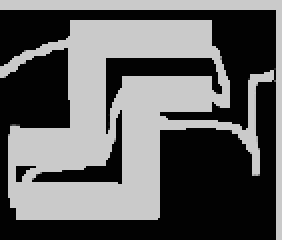
#> input picture scripts/test/trajectory_1.png, 141 x 120 px (shown 2 times larger)
$ python image_rectangle_sweep.py
#> lines starting #> are read from the running program, lines starting #| are printed output that depends on the picture; after the words box and inside, x2 and y2 are one past the last pixel; in counts of white or black regions, pixels touching at a corner belong together
import numpy as np
import cv2

from collections import namedtuple

OBSTACLE_THRESH = 0.08
CLOSENESS_THRESH = 3
MAP_COLOR = 255
DRONE_RADIUS = 4
SAFE_DISTANCE = 3 # Se aplica aos dois lados
PERIOD = 20
NUMBER_OF_STEPS = 20

RECTANGLE_DEBUG = True
SWEEP_DEBUG = False

map = cv2.imread("test/trajectory_1.png")
#> map is the input picture: shape (120, 141, 3); min 2, max 202, mean 96.1
# colors = [  (199, 211, 141),
#             (179, 255, 255),
#             (218, 186, 190),
#             (114, 128, 251),
#             (211, 177, 128),
#             (98, 180, 253),
#             (105, 222, 179),
#             (229, 205, 252),
#             (217, 217, 217),
#             (189, 128, 188),
#             (197, 235, 204),
#             (111, 237, 255) ]

colors = [  (0, 0, 255), (0, 255, 0), (255, 0, 0),
            (0, 255, 255), (255, 0, 255), (255, 255, 0)]

gray_map = cv2.cvtColor(map, cv2.COLOR_BGR2GRAY)
cv2.threshold(gray_map, 100, 255, cv2.THRESH_TOZERO, dst=gray_map)
drawing_sweep = []

Rectangle = namedtuple('Rectangle', 'right left top bottom')

# [7 lines left out: function testSweep, not called in this run]

def testRectangles():
    rectangles = find_rectangles()
    drawRectangles(rectangles)
    cv2.imshow("map", map)
    cv2.imwrite("result.png", map)
    if cv2.waitKey(0) == 27:
        return

def drawRectangles(rectangles):
    global map
    global colors
    for i in range(len(rectangles)):
        color_index = i % len(colors)
        rect = rectangles[i]
        topright = (rect.right, rect.top)
        bottomleft = (rect.left, rect.bottom)
        cv2.rectangle(map, topright, bottomleft, colors[color_index])

# [121 lines left out: functions drawTrajectory, calculate_sweep, calculate_sine_trajectory, calculate_start_goal_direction, find_closest_rectangle_side, calculate_min_distance_and_side and 1 more, not called in this run]

def find_rectangles():
    global map
    global gray_map

    corners = []
    cnts, _ = cv2.findContours(gray_map, cv2.RETR_LIST, cv2.CHAIN_APPROX_SIMPLE)
#> cnts = 4 contours; box (x1, y1, x2, y2) and area: (0, 0, 141, 120) 8446, (52, 28, 112, 68) 740, (15, 54, 62, 93) 472, (7, 82, 19, 92) 55
    for cnt in cnts:
        epsilon = cv2.arcLength(cnt, True)*0.01
        approx = cv2.approxPolyDP(cnt, epsilon, True)
        for point in approx.tolist():
            corners.append(point[0])

            if RECTANGLE_DEBUG:
                cv2.circle(map, tuple(point[0]), 1, (0,0,255), thickness=2)
#> this loop made 4 passes
#> epsilon on passes 1 to 4: 0.353, 1.57, 2.02, 12.27
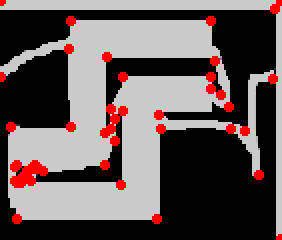
#> map: shape (120, 141, 3) (shown 2 times larger); 4.79% of pixels changed, all inside (x1, y1, x2, y2) = (0, 0, 141, 120)
#> after the loop, corners = 49 pairs, first value 0 to 140, second value 0 to 119

    rectangles = []
    bottom = top = right = left = 0

    for i in corners:
        for j in corners:

            if i[0] <= j[0]:
                right = j[0]
                left = i[0]
            else:
                right = i[0]
                left = j[0]

            if i[1] <= j[1]:
                top = j[1]
                bottom = i[1]
            else:
                top = i[1]
                bottom = j[1]

            value = np.sum( gray_map[bottom:top, left:right] )
            area = (top - bottom) * (right - left)
            if value < MAP_COLOR * OBSTACLE_THRESH * area:
                tr = (right, top)
                bl = (left, bottom)
                rect = Rectangle(right, left, top, bottom)
                rectangles.append(rect)
#> this loop made 49 passes
#> i on passes 1 to 12: [7, 90], [7, 83], [8, 82], [17, 82], [18, 83], [17, 84], [15, 84], [14, 85], [13, 85], [13, 86], [11, 88], [11, 90]
#> after the loop, rectangles = 60 items, first 6: (17, 7, 84, 83), (18, 17, 84, 83), (18, 15, 84, 83), (17, 7, 84, 83), (18, 17, 84, 83), (18, 15, 84, 83)

    if RECTANGLE_DEBUG:
        print("# rectangles detected ", len(rectangles))
#| # rectangles detected  60

    rectangles = merge_rectangles(rectangles)
    rectangles = remove_intersection(rectangles)

    if RECTANGLE_DEBUG:
        print("# rectangles (final): ", len(rectangles))
        drawRectangles(rectangles)

    return rectangles

def merge_rectangles(rectangles):
    new_rectangles = []
    simplified = []

    for i in rectangles:
        if i in simplified:
            continue

        for j in rectangles:
            if j in simplified or i == j:
                continue

            if close(i.right, j.right) and close(i.left, j.left): # Proximos em X
                if close(i.top, j.bottom) or close(i.bottom, j.top):
                    new_rect = Rectangle( i.right, i.left, max(i.top, j.top), min(i.bottom, j.bottom) )
                    new_rectangles.append(new_rect)
                    simplified.append(i)
                    simplified.append(j)
            elif close(i.top, j.top) and close(i.bottom, j.bottom): # Proximos em Y
                if close(i.right, j.left) or close(i.left, j.right):
                    new_rect = Rectangle( max(i.right, j.right), min(i.left, j.left), i.top, i.bottom )
                    new_rectangles.append(new_rect)
                    simplified.append(i)
                    simplified.append(j)
#> this loop made 60 passes
#> i on passes 1 to 12: (17, 7, 84, 83), (18, 17, 84, 83), (18, 15, 84, 83), (17, 7, 84, 83), (18, 17, 84, 83), (18, 15, 84, 83), (15, 14, 85, 84), (15, 13, 85, 84), (15, 14, 85, 84), (15, 13, 85, 84), (11, 10, 91, 88), (11, 8, 91, 88)
#> after the loop, new_rectangles = [(18, 7, 84, 83), (18, 7, 84, 83), (15, 14, 85, 84), (11, 10, 91, 88), (11, 10, 91, 88), (107, 53, 38, 28), (107, 53, 38, 28)]; simplified = [(17, 7, 84, 83), (18, 17, 84, 83), (17, 7, 84, 83), (18, 15, 84, 83), (15, 14, 85, 84), (15, 13, 85, 84), (11, 10, 91, 88), (11, 10, 91, 90), (11, 10, 91, 88), (11, 8, 91, 90), (105, 53, 38, 28), (107, 105, 38, 30), (61, 53, 38, 28), (107, 61, 38, 30)]

    for k in rectangles:
        if k not in new_rectangles and k not in simplified:
            new_rectangles.append(k)
#> this loop made 60 passes
#> after the loop, new_rectangles = 25 items, first 6: (18, 7, 84, 83), (18, 7, 84, 83), (15, 14, 85, 84), (11, 10, 91, 88), (11, 10, 91, 88), (107, 53, 38, 28)

    if len(new_rectangles) == len(rectangles):
        return new_rectangles
    else:
        if RECTANGLE_DEBUG:
            print("# rectangles simplified", len(new_rectangles))
#| # rectangles simplified 25
        return merge_rectangles(new_rectangles)
#> the loop in merge_rectangles (call 2), `for i in rectangles:` made 25 passes
#> i on passes 1 to 12: (18, 7, 84, 83), (18, 7, 84, 83), (15, 14, 85, 84), (11, 10, 91, 88), (11, 10, 91, 88), (107, 53, 38, 28), (107, 53, 38, 28), (11, 8, 91, 88), (61, 60, 92, 55), (60, 52, 92, 82), (60, 57, 92, 70), (55, 53, 54, 28)
#> the loop in merge_rectangles (call 2), `for k in rectangles:` made 25 passes
#| # rectangles simplified 22
#> in find_rectangles, `rectangles = merge_rectangles(rectangles)`: rectangles = 22 items, first 6: (18, 7, 84, 83), (15, 14, 85, 84), (11, 10, 91, 88), (107, 53, 38, 28), (11, 8, 91, 88), (61, 60, 92, 55)

def remove_intersection(rectangles):
    new_rectangles = []
    removed_intersection = []

    for j in rectangles:
        if j in removed_intersection:
            continue

        for i in rectangles:
            if i in removed_intersection or i == j:
                continue

            intersection = intersecting(i, j)

            if intersection != None and intersection != "inside":
                if intersection == "right":
                    new_rect = Rectangle( i.right, j.right, i.top, i.bottom )
                elif intersection == "left":
                    new_rect = Rectangle( j.left, i.left, i.top, i.bottom )
                elif intersection == "top":
                    new_rect = Rectangle( i.right, i.left, i.top, j.top )
                elif intersection == "bottom":
                    new_rect = Rectangle( i.right, i.left, j.bottom, i.bottom )
                new_rectangles.append(new_rect)
                removed_intersection.append(i)

            if intersection == "inside":
                new_rectangles.append(j)
                removed_intersection.append(i)
                removed_intersection.append(j)
#> this loop made 22 passes
#> j on passes 2, 5, 8, 9, 10, 12, 15, 16, 18, 19, 20, 21: (15, 14, 85, 84), (11, 8, 91, 88), (60, 57, 92, 70), (55, 53, 54, 28), (55, 53, 64, 28), (137, 129, 87, 4), (5, 0, 63, 38), (34, 5, 63, 24), (115, 78, 109, 64), (129, 78, 109, 87), (140, 78, 119, 109), (140, 80, 119, 64)
#> j on passes 1, 3, 4, 7, 11, 13: (18, 7, 84, 83), (11, 10, 91, 88), (107, 53, 38, 28), (60, 52, 92, 82), (137, 107, 30, 4), (122, 78, 109, 65)
#> after the loop, new_rectangles = [(18, 7, 84, 83), (11, 10, 91, 88), (55, 53, 54, 38), (55, 53, 64, 38), (61, 60, 82, 55), (60, 57, 82, 70), (137, 129, 87, 30), (122, 78, 109, 65), (129, 122, 109, 87), (35, 0, 63, 38), (34, 5, 38, 24), (140, 8, 119, 109), (140, 80, 109, 64)]; removed_intersection = 18 items, first 6: (15, 14, 85, 84), (18, 7, 84, 83), (11, 8, 91, 88), (11, 10, 91, 88), (55, 53, 54, 28), (55, 53, 64, 28)

    for k in rectangles:
        if k not in new_rectangles and k not in removed_intersection:
            new_rectangles.append(k)
#> this loop made 22 passes
#> after the loop, new_rectangles = 17 items, first 6: (18, 7, 84, 83), (11, 10, 91, 88), (55, 53, 54, 38), (55, 53, 64, 38), (61, 60, 82, 55), (60, 57, 82, 70)

    if len(new_rectangles) == len(rectangles):
        return new_rectangles
    else:
        if RECTANGLE_DEBUG:
            print("# rectangles inter", len(new_rectangles))
#| # rectangles inter 17
        return remove_intersection(new_rectangles)
#> the loop in remove_intersection (call 2), `for j in rectangles:` made 17 passes
#> j on passes 1, 2, 5, 9, 10, 11, 12, 14, 15, 16: (18, 7, 84, 83), (11, 10, 91, 88), (61, 60, 82, 55), (129, 122, 109, 87), (35, 0, 63, 38), (34, 5, 38, 24), (140, 8, 119, 109), (107, 53, 38, 28), (60, 52, 92, 82), (137, 107, 30, 4)
#> j on passes 3, 6, 7, 8: (55, 53, 54, 38), (60, 57, 82, 70), (137, 129, 87, 30), (122, 78, 109, 65)
#> the loop in remove_intersection (call 2), `for k in rectangles:` made 17 passes
#| # rectangles inter 16
#| # rectangles inter 15

def close(x, y):
    return True if abs(x-y) < CLOSENESS_THRESH else False

def intersecting(inner, outer):
    counter = 0
    output = None
    if  outer.bottom - CLOSENESS_THRESH < inner.top < outer.top + CLOSENESS_THRESH and outer.bottom - CLOSENESS_THRESH < inner.bottom < outer.top + CLOSENESS_THRESH:
        counter += 2

        if inner.left < outer.right and inner.right > outer.right:
            output = "right"
        elif inner.left < outer.left and inner.right > outer.left:
            output = "left"

    if outer.left - CLOSENESS_THRESH < inner.right < outer.right + CLOSENESS_THRESH and outer.left - CLOSENESS_THRESH < inner.left < outer.right + CLOSENESS_THRESH:
        counter += 2

        if inner.bottom < outer.bottom and inner.top > outer.bottom:
            output = "bottom"
        elif inner.bottom < outer.top and inner.top > outer.top:
            output = "top"

    if counter == 4:
        output = "inside"

    return output

if __name__ == "__main__":
    if RECTANGLE_DEBUG:
        testRectangles()
#| # rectangles (final):  15
#> the loop in drawRectangles, `for i in range(len(rectangles)):` made 15 passes
#> after the loop in drawRectangles, `for i in range(len(rectangles)):`:
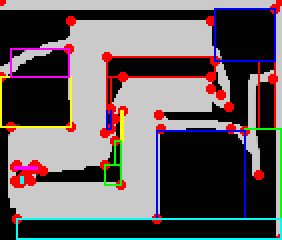
#> map: shape (120, 141, 3) (shown 2 times larger); 6.54% of pixels changed, all inside (x1, y1, x2, y2) = (0, 4, 141, 120)
#> the loop in drawRectangles (call 2), `for i in range(len(rectangles)):` made 15 passes
#> (key Esc is pressed here)
    elif SWEEP_DEBUG:
        testSweep()
